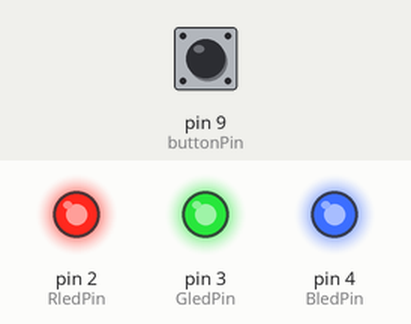
Recording of a sketch running on a simulated Arduino Uno, built with avr-gcc and run on an emulated ATmega328P. On the bench: output pins drawn as LEDs (lit = HIGH). Inputs (shaded band) come from the test bench; at power-on: pin 9 (buttonPin) HIGH.

Above: at 1.2 s.
1.3 s: pin 9 (buttonPin) pulled LOW for 0.15 s
At 2.5 s:
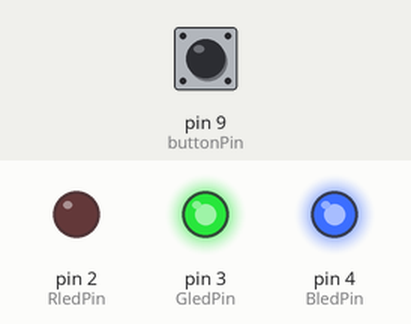
3.3 s: pin 9 (buttonPin) pulled LOW for 1 s
At 5.2 s:
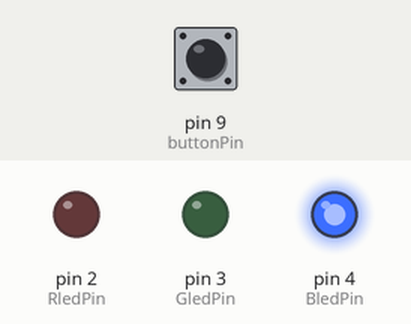
5.8 s: pin 9 (buttonPin) pulled LOW for 0.15 s
At 7.1 s:
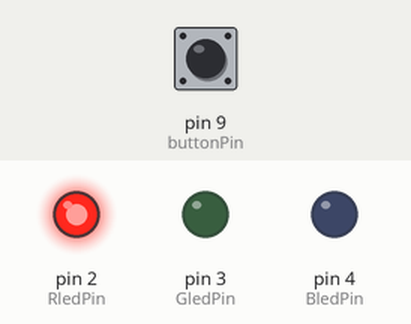
7.8 s: pin 9 (buttonPin) pulled LOW for 3.2 s
At 8.7 s:
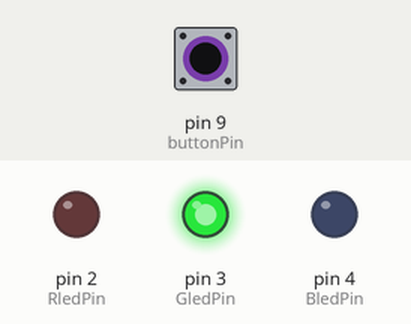
12.5 s: pin 9 (buttonPin) pulled LOW for 0.15 s
At 13.4 s:
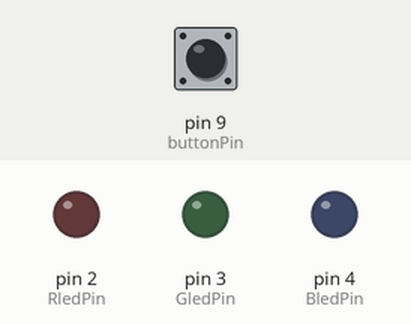
14.4 s: pin 9 (buttonPin) pulled LOW for 1 s
At 16.1 s:
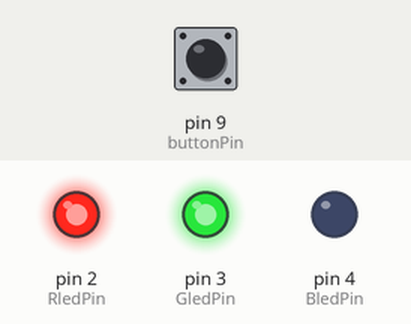
Timing chart, 0 to 17.6 s (numbered marks = the images above; inputs shaded):
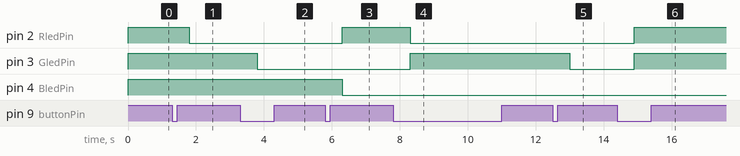

The sketch:

Arduino_HW1_PaperLampLED.ino
```cpp
const int buttonPin = 9;
const int RledPin = 2;
const int GledPin = 3;
const int BledPin = 4;

int buttonState = HIGH;
int lastButtonState = HIGH;
int ledcolor = 0;
int pressCount = 0;
unsigned long lastPressTime = 0;

void setup() {
  pinMode(RledPin, OUTPUT);
  pinMode(GledPin, OUTPUT);
  pinMode(BledPin, OUTPUT);
  pinMode(buttonPin, INPUT_PULLUP);
}

void loop() {
  int reading = digitalRead(buttonPin);

  if (reading == LOW && lastButtonState == HIGH) {
    pressCount++;
    lastPressTime = millis();
    delay(200);
  }
  lastButtonState = reading;

  if (pressCount > 0 && millis() - lastPressTime > 500) {
    if (pressCount == 1) {
      ledcolor++;
      if (ledcolor > 10) ledcolor = 0;
    }
    else if (pressCount == 2) {
      ledcolor = 0;
    }
    pressCount = 0;
  }

  switch (ledcolor) {
    case 0: setColor(HIGH, HIGH, HIGH); break;
    case 1: setColor(LOW, HIGH, HIGH); break;
    case 2: setColor(LOW, LOW, HIGH); break;
    case 3: setColor(HIGH, LOW, LOW); break;
    case 4: setColor(LOW, HIGH, LOW); break;
    case 5: setColor(LOW, LOW, LOW); break;
    case 6: setColor(HIGH, HIGH, LOW); break;
    case 7: setColor(LOW, HIGH, LOW); break;
    case 8: setColor(HIGH, LOW, HIGH); break;
  }
}

void setColor(int r, int g, int b) {
  digitalWrite(RledPin, r);
  digitalWrite(GledPin, g);
  digitalWrite(BledPin, b);
}
```

Measured:
- after the input at 1.3 s, pin 2 (RledPin): HIGH → LOW after 0.50 s
- after the input at 3.3 s, pin 3 (GledPin): HIGH → LOW after 0.50 s
- after the input at 5.8 s, pin 2 (RledPin): LOW → HIGH after 0.50 s; pin 4 (BledPin): HIGH → LOW after 0.50 s
- after the input at 7.8 s, pin 2 (RledPin): HIGH → LOW after 0.50 s; pin 3 (GledPin): LOW → HIGH after 0.50 s
- after the input at 12.5 s, pin 3 (GledPin): HIGH → LOW after 0.50 s
- after the input at 14.4 s, pin 2 (RledPin), pin 3 (GledPin): LOW → HIGH after 0.50 s
